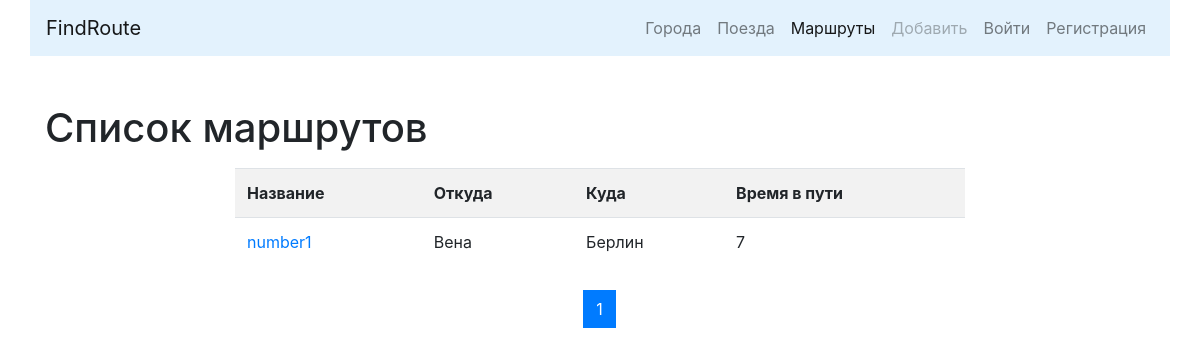
/list/, run on an earlier commit of the app's database.
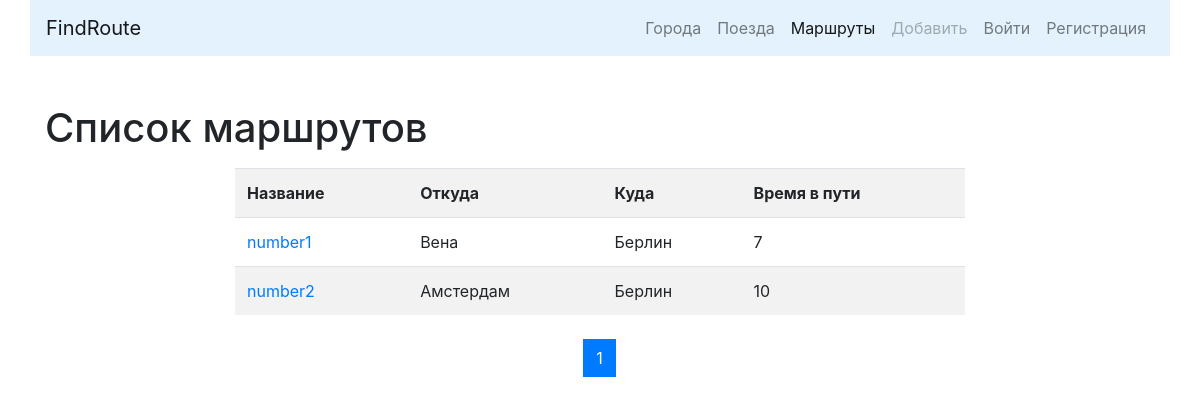
And on a later commit of the database.
### routes/models.py (models this page shows, shortened)
class Route(models.Model):
    name = models.CharField(
        max_length=50, unique=True, verbose_name='Название маршрута'
    )
    travel_times = models.PositiveSmallIntegerField(
        verbose_name='Общее время в пути'
    )
    from_city = models.ForeignKey(
        City, on_delete=models.CASCADE,
        related_name='route_from_city_set',
        verbose_name='Из какого города'
    )
    to_city = models.ForeignKey(
        'cities.City', on_delete=models.CASCADE,
        related_name='route_to_city_set',
        verbose_name='В какой город'
    )
    trains = models.ManyToManyField(
        'trains.Train', verbose_name='Список поездов'
    )
    class Meta:
        verbose_name = 'Маршрут'
        verbose_name_plural = 'Маршруты'
        ordering = ['travel_times']

### cities/models.py (models this page shows, shortened)
class City(models.Model):
    name = models.CharField(max_length=100, unique=True, verbose_name='Город')
    def __str__(self):
        return self.name
    class Meta:
        verbose_name = 'Город'
        verbose_name_plural = 'Города'
        ordering = ['name']

### routes/views.py (the view)
# urls.py: path('list/', RouteListView.as_view(), name='list'),
class RouteListView(ListView):
    paginate_by = 10
    model = Route
    template_name = 'routes/list.html'

### routes/templates/routes/list.html (shortened to what this page needs)
{% extends 'base.html' %}
{% block content %}
<h1>Список маршрутов</h1>
<div class="row ">
    <div class="col-md-8 mx-auto my-2">
        <table class="table table-striped">
            <tr>
                <th>Название</th>
                <th>Откуда</th>
                <th>Куда</th>
                <th>Время в пути</th>
            </tr>
        {% for object in page_obj %}
            <tr>
                <td>
                    <a href="{% url 'detail' pk=object.pk%}">{{object.name}}</a>
                </td>
                <td>{{object.from_city}}</td>
                <td>{{object.to_city}}</td>
                <td>{{object.travel_times}}</td>
            </tr>
        {% endfor %}
        </table>
    </div>
</div>
<nav aria-label="Page navigation example">
  <ul class="pagination justify-content-center">
    {% for page in page_obj.paginator.page_range %}
        <li class="page-item {% if page == page_obj.number %} active {% endif %} ">
            <a class="page-link" href="?page={{page}}">
                {{ page }}
            </a>
        </li>
    {% endfor %}
  </ul>
</nav>
{% endblock %}

What changed in the data, as far as the page shows it:
added Route: name "number2", from_city "Aмстердам", to_city "Берлин", travel_times "10"
